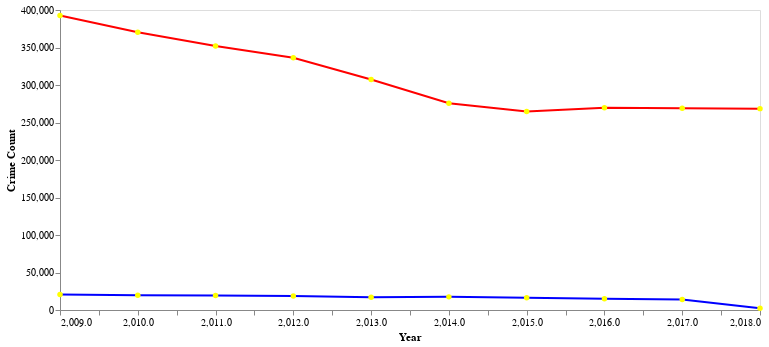

The notebook cell saved with this chart:
### Code cell
base = alt.Chart(full_source.reset_index()).encode(x='Year')

alt.layer(
    base.mark_line(color='blue', point=alt.OverlayMarkDef(color="yellow")).encode(y=alt.Y('CountA' + ':Q', title='Crime Count'), tooltip=['Year', 'CountA'],),
    base.mark_line(color='red', point=alt.OverlayMarkDef(color="yellow")).encode(y='CountB', tooltip=['Year', 'CountB'])
).configure_axis(
    grid=False
).properties(
    width=700
)

### Figure 1 — Vega-Lite specification as saved in the notebook (floating-point values rounded to 4 significant figures)
{"config": {"view": {"continuousWidth": 400, "continuousHeight": 300}, "axis": {"grid": false}}, "layer": [{"mark": {"type": "line", "color": "blue", "point": {"color": "yellow"}}, "encoding": {"tooltip": [{"type": "quantitative", "field": "Year"}, {"type": "quantitative", "field": "CountA"}], "x": {"type": "quantitative", "field": "Year"}, "y": {"type": "quantitative", "field": "CountA", "title": "Crime Count"}}}, {"mark": {"type": "line", "color": "red", "point": {"color": "yellow"}}, "encoding": {"tooltip": [{"type": "quantitative", "field": "Year"}, {"type": "quantitative", "field": "CountB"}], "x": {"type": "quantitative", "field": "Year"}, "y": {"type": "quantitative", "field": "CountB"}}}], "data": {"name": "data-049f4388fe7526fce2e7a3edc09aa2e9"}, "width": 700, "$schema": "https://vega.github.io/schema/vega-lite/v4.8.1.json", "datasets": {"data-049f4388fe7526fce2e7a3edc09aa2e9": [{"Year": 2009.0, "CountA": 20525, "CountB": 392797}, {"Year": 2010.0, "CountA": 19773, "CountB": 370445}, {"Year": 2011.0, "CountA": 19319, "CountB": 351925}, {"Year": 2012.0, "CountA": 18683, "CountB": 336208}, {"Year": 2013.0, "CountA": 16865, "CountB": 307390}, {"Year": 2014.0, "CountA": 17506, "CountB": 275658}, {"Year": 2015.0, "CountA": 16230, "CountB": 264609}, {"Year": 2016.0, "CountA": 15066, "CountB": 269642}, {"Year": 2017.0, "CountA": 14002, "CountB": 268876}, {"Year": 2018.0, "CountA": 2407, "CountB": 268494}]}}
